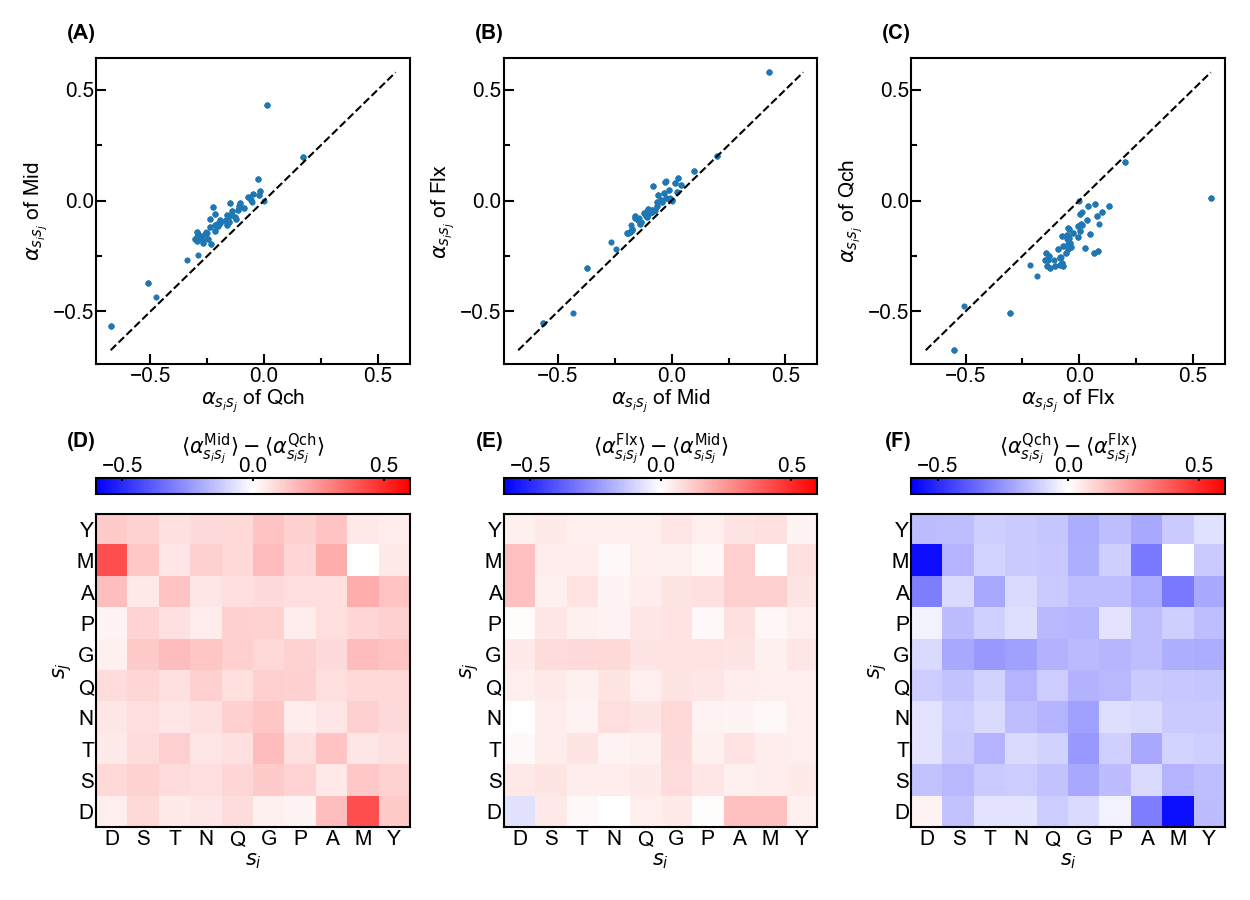

Source code (Python):
"""Import Modules"""
import numpy as np
from scipy.optimize import curve_fit
import matplotlib.pyplot as plt
from matplotlib.colors import LinearSegmentedColormap
from mpl_toolkits.axes_grid1 import make_axes_locatable
from matplotlib.pyplot import MultipleLocator
from matplotlib.collections import LineCollection
from matplotlib import colors
from matplotlib.ticker import LogLocator,LogFormatter,AutoMinorLocator
import sys
sys.path.append('D:\\Work\\Code\\Functions')
from pyw import pyw

"""Set Arguments"""
dir='../../coeff_cont_prob'
file='coeff_20/coeff_fus.pyw'
figname='coeff_cor'
mdls=['1.55sgm_1.0sgm','1.5sgm_0.82sgm','1.37sgm_0.6sgm']
Mdls=['Qch','Mid','Flx']
nmd=len(mdls)
res=['A','R','N','D','C','Q','E','G','H','I','L','K','M','F','P','S','T','W','Y','V']
res_sort=['R','H','K','D','E','S','T','N','Q','C','G','P','A','V','I','L','M','F','Y','W']
lmd=[0.602942,0.558824,0.588236,0.294119,0.64706,0.558824,0.0,0.57353,0.764707,0.705883,0.720589,0.382354,0.676471,0.82353,0.758824,0.588236,0.588236,1.0,0.897059,0.664707]
ntp=len(res)
res_=['A','N','D','Q','G','M','P','S','T','Y']
res_sort_=['D','S','T','N','Q','G','P','A','M','Y']
ntp_=len(res_)

"""Read Data"""
C=np.zeros((nmd,ntp,ntp))
for i in range(nmd):
    C_tmp=pyw(f'{dir}/fus_{mdls[i]}/{file}','Coefficient')[0]
    for j in range(ntp):
        for k in range(ntp):
            C[i,j,k]=C_tmp[j*ntp+k]
Lmd=(lmd+np.array(lmd).reshape(-1,1))/2

idx_sort=[res.index(i) for i in res_sort]
Lmd=Lmd[idx_sort]
Lmd=Lmd[:,idx_sort]
C=C[:,idx_sort]
C=C[:,:,idx_sort]

Lmd_=np.zeros((ntp_,ntp_))
C_=np.zeros((nmd,ntp_,ntp_))
i_=0
for i in range(ntp):
    if res_sort[i] in res_:
        j_=0
        for j in range(ntp):
            if res_sort[j] in res_:
                Lmd_[i_,j_]=Lmd[i,j]
                C_[:,i_,j_]=C[:,i,j]
                j_+=1
        i_+=1

CC=np.zeros(nmd)
for i in range(nmd):
    CC[i]=np.corrcoef(Lmd_.reshape(-1),C_[i].reshape(-1))[0,1]

"""Plot"""
# plt.figure(figsize=(10,2/3**0.5*10))
# marglft=0.5
# margrig=0.5
# margbot=0.5
# margtop=0.5
# spcwth=0.2
# spchei=-0.1
# cbarwth=0.0
# cbarspcwth=0.0
# wth=3
# font={'family':'Arial','size':30}
# lenmaj=15
# lenmin=8
# lenbar=8
# xtick=0.1
# ytick=20
# ctick=1

# ax=plt.subplot(1,1,1)
# vtx=[[0,1,1,0,-1,-1],[-1,-0.5,0.5,1,0.5,-0.5]]
# for i in range(6):
#     j=divmod(i,6)[1]
#     k=divmod(i+1,6)[1]
#     ax.plot([vtx[0][j],vtx[0][k]],[vtx[1][j],vtx[1][k]],color='k',linewidth=wth)
#     if divmod(i,2)[1]==0:
#         ax.plot([0,vtx[0][j]],[0,vtx[1][j]],color='k',linewidth=wth)

# # ax_lim=[]
# # for i in range(nmd):
# #     ax_lim.append([])
# #     ax_lim[i]+=[1.05*np.min(C[i])-0.05*np.max(C[i])]
# #     ax_lim[i]+=[-0.05*np.min(C[i])+1.05*np.max(C[i])]
# # ax_tick_maj=[[-0.5,0.0],[-0.5,0.0],[-0.5,0.0,0.5]]
# # ax_tick_min=[[-0.25],[-0.25,0.25],[-0.25,0.25]]
# ax_lim=[[1.05*np.min(C)-0.05*np.max(C),-0.05*np.min(C)+1.05*np.max(C)]]*3
# ax_tick_maj=[[-0.5,0.0,0.5]]*3
# ax_tick_min=[[-0.25,0.25]]*3

# def ax_tsf(x,y,n):
#     x=np.array(x)
#     y=np.array(y)
#     n1=divmod(n,3)[1]
#     n2=divmod(n+1,3)[1]
#     x_norm=(x-ax_lim[n1][0])/(ax_lim[n1][1]-ax_lim[n1][0])
#     y_norm=(y-ax_lim[n2][0])/(ax_lim[n2][1]-ax_lim[n2][0])
#     n3=divmod(2*n,6)[1]
#     n4=divmod(2*(n+1),6)[1]
#     X=x_norm*vtx[0][n3]+y_norm*vtx[0][n4]
#     Y=x_norm*vtx[1][n3]+y_norm*vtx[1][n4]
#     return X,Y

# for i in range(3):
#     for j in range(len(ax_tick_maj[i])):
#         xg10,yg10=ax_tsf(ax_tick_maj[i][j],ax_lim[divmod(i+1,3)[1]][0],i)
#         xg11,yg11=ax_tsf(ax_tick_maj[i][j],ax_lim[divmod(i+1,3)[1]][1],i)
#         xg20,yg20=ax_tsf(ax_lim[divmod(i-1,3)[1]][0],ax_tick_maj[i][j],i-1)
#         xg21,yg21=ax_tsf(ax_lim[divmod(i-1,3)[1]][1],ax_tick_maj[i][j],i-1)
#         ax.plot([xg10,xg11],[yg10,yg11],color='k',linewidth=wth,alpha=0.2)
#         ax.plot([xg20,xg21],[yg20,yg21],color='k',linewidth=wth,alpha=0.2)
# for i in range(3):
#     xo,yo=ax_tsf(np.mean(ax_lim[i]),1.05*ax_lim[divmod(i+1,3)[1]][0]-0.05*ax_lim[divmod(i+1,3)[1]][1],i)
#     ax.text(xo,yo,'$\\alpha_{IJ}$ of %s'%Mdls[i], 
#             va='top',ha='center',rotation=180/np.pi*np.arctan2(vtx[1][2*i],vtx[0][2*i]),rotation_mode='anchor',fontdict=font)
#     for j in range(len(ax_tick_maj[i])):
#         xt,yt=ax_tsf(ax_tick_maj[i][j],0.98*ax_lim[divmod(i+1,3)[1]][0]+0.02*ax_lim[divmod(i+1,3)[1]][1],i)
#         ax.text(xt,yt,ax_tick_maj[i][j], 
#                 va='bottom',ha='center',rotation=180/np.pi*np.arctan2(vtx[1][2*i],vtx[0][2*i]),rotation_mode='anchor',fontdict=font)

# for i in range(nmd):
#     x,y=ax_tsf(C[divmod(i,nmd)[1]].reshape(-1),C[divmod(i+1,nmd)[1]].reshape(-1),i)
#     ax.scatter(x,y,s=20*wth)
#     x0=[min(np.min(C[divmod(i,nmd)[1]]),np.min(C[divmod(i+1,nmd)[1]])),max(np.max(C[divmod(i,nmd)[1]]),np.max(C[divmod(i+1,nmd)[1]]))]
#     x,y=ax_tsf(x0,x0,i)
#     ax.plot(x,y,color=f'C{i}',linestyle='--',linewidth=wth)
# ax.autoscale()
# ax.minorticks_on()
# ax.spines['bottom'].set_visible(False)
# ax.spines['top'].set_visible(False)
# ax.spines['left'].set_visible(False)
# ax.spines['right'].set_visible(False)
# ax.set_xticks([])
# ax.set_yticks([])
# # ax.legend(loc='best',prop={'family':font['family'],'size':font['size']})


# plt.tight_layout()
# plt.savefig(f'{figname}.png',format='png',dpi=50)
# plt.savefig(f'{figname}.pdf',format='pdf')
# # plt.show()

fig=plt.figure(figsize=(25,18))
gs=fig.add_gridspec(nrows=2,ncols=1,height_ratios=[1,1.3],hspace=0.2)
Gs=[gs[0].subgridspec(nrows=1,ncols=3,width_ratios=[1,1,1],wspace=0.3),
    gs[1].subgridspec(nrows=1,ncols=3,width_ratios=[1,1,1],wspace=0.3)]
axs=[[fig.add_subplot(Gs[i][j]) for j in range(Gs[i].ncols)] for i in range(len(Gs))]
marglft=0.5
margrig=0.5
margbot=0.5
margtop=0.5
spcwth=0.2
spchei=-0.1
cbarwth=0.0
cbarspcwth=0.0
wth=3
font={'family':'Arial','size':30}
lenmaj=15
lenmin=8
lenbar=8
xtick=[[],[0.05,0.2,0.05]]
ytick=0
ctick=1
color=[(0,0,1),(1,1,1),(1,0,0)]
nodes=[0/2,1/2,2/2]
cmap=LinearSegmentedColormap.from_list('custom_cmap',list(zip(nodes,color)))
norm=colors.Normalize(vmin=-0.6,vmax=0.6)
ann=[['(A)','(B)','(C)'],['(D)','(E)','(F)']]

for i in range(nmd):
    ax=axs[0][i]
    ax.annotate(ann[0][i],xy=(0.0,1.05),xycoords='axes fraction',fontfamily=font['family'],fontsize=font['size'],fontweight='bold',va='bottom',ha='right')
    ax.scatter(C_[i].reshape(-1),C_[divmod(i+1,nmd)[1]].reshape(-1),s=20*wth)
    ax.plot([np.min(C_),np.max(C_)],[np.min(C_),np.max(C_)],'k--',linewidth=wth)
    ax.autoscale()
    ax.minorticks_on()
    ax.tick_params(axis='both',which='major',direction='in',width=wth,length=lenmaj,labelfontfamily=font['family'],labelsize=font['size'])
    ax.tick_params(axis='both',which='minor',direction='in',width=wth,length=lenmin,labelfontfamily=font['family'],labelsize=font['size'])
    ax.xaxis.set_major_locator(MultipleLocator(0.5))
    ax.xaxis.set_minor_locator(AutoMinorLocator(2))
    ax.yaxis.set_major_locator(MultipleLocator(0.5))
    ax.yaxis.set_minor_locator(AutoMinorLocator(2))
    ax.spines['bottom'].set_linewidth(wth)
    ax.spines['top'].set_linewidth(wth)
    ax.spines['left'].set_linewidth(wth)
    ax.spines['right'].set_linewidth(wth)
    ax.set_xlabel('$\\alpha_{s_is_j}$ of %s'%Mdls[i],fontdict=font)
    ax.set_ylabel('$\\alpha_{s_is_j}$ of %s'%Mdls[divmod(i+1,nmd)[1]],fontdict=font)
    # leg=ax.legend(loc='upper right',handlelength=0.0,handletextpad=0.0,prop={'family':font['family'],'size':font['size']})
    # for hnd,txt in zip(leg.legend_handles,leg.get_texts()):
    #     txt.set_color(hnd.get_color())

    ax=axs[1][i]
    ax.annotate(ann[1][i],xy=(0.0,1.2),xycoords='axes fraction',fontfamily=font['family'],fontsize=font['size'],fontweight='bold',va='bottom',ha='right')
    img=ax.imshow(C_[divmod(i+1,nmd)[1]]-C_[i],cmap=cmap,norm=norm)
    ax.invert_yaxis()
    ax.autoscale()
    ax.minorticks_on()
    ax.tick_params(axis='both',which='both',direction='in',width=wth,length=0,labelfontfamily=font['family'],labelsize=font['size'])
    ax.xaxis.set_minor_locator(AutoMinorLocator(0))
    ax.yaxis.set_minor_locator(AutoMinorLocator(0))
    ax.spines['bottom'].set_linewidth(wth)
    ax.spines['top'].set_linewidth(wth)
    ax.spines['left'].set_linewidth(wth)
    ax.spines['right'].set_linewidth(wth)
    ax.set_xlabel('$s_i$',fontdict=font)
    ax.set_ylabel('$s_j$',fontdict=font)
    ax.set_xticks(np.arange(ntp_),res_sort_,fontdict=font)
    ax.set_yticks(np.arange(ntp_),res_sort_,fontdict=font)
    cbar=plt.colorbar(img,orientation='horizontal',location='top')
    cbar.ax.xaxis.set_ticks_position('top')
    cbar.ax.xaxis.set_label_position('top')
    cbar.ax.tick_params(which='major',direction='in',width=wth,length=lenmin/2,labelfontfamily=font['family'],labelsize=font['size'])
    cbar.ax.tick_params(which='minor',direction='in',width=wth,length=0,labelfontfamily=font['family'],labelsize=font['size'])
    cbar.outline.set_linewidth(wth)
    cbar.ax.xaxis.set_major_locator(MultipleLocator(0.5))
    cbar.set_label('$\\langle{}\\alpha_{s_is_j}^\\mathrm{%s}\\rangle-\\langle{}\\alpha_{s_is_j}^\\mathrm{%s}\\rangle$'%(Mdls[divmod(i+1,nmd)[1]],Mdls[i]),fontdict=font)

xlims=[axs[0][i].get_xlim() for i in range(nmd)]
ylims=[axs[0][i].get_ylim() for i in range(nmd)]
for i in range(nmd):
    axs[0][i].set_xlim(np.min(xlims),np.max(xlims))
    axs[0][i].set_ylim(np.min(ylims),np.max(ylims))

fig.canvas.draw()
tight_bbox=fig.get_tightbbox(fig.canvas.get_renderer())
alllft=tight_bbox.x0
allrig=tight_bbox.x1
allbot=tight_bbox.y0
alltop=tight_bbox.y1
figwth,fighei=fig.get_size_inches()
boxlft=np.inf
boxrig=-np.inf
boxbot=np.inf
boxtop=-np.inf
for ax in fig.axes:    
    pos=ax.get_position()
    left=pos.x0*figwth
    right=left+pos.width*figwth
    bottom=pos.y0*fighei
    top=bottom+pos.height*fighei
    boxlft=min(boxlft,left)
    boxrig=max(boxrig,right)
    boxbot=min(boxbot,bottom)
    boxtop=max(boxtop,top)
outlft=boxlft-alllft
outrig=allrig-boxrig
outbot=boxbot-allbot
outtop=alltop-boxtop

plt.subplots_adjust(left=(marglft+outlft)/figwth,
                    right=1.0-(margrig+outrig+cbarwth+cbarspcwth)/figwth,
                    bottom=(margbot+outbot)/fighei,
                    top=1.0-(margtop+outtop)/fighei)

plt.savefig(f'{figname}.png',format='png',dpi=50)
plt.savefig(f'{figname}.pdf',format='pdf')
# plt.show()
